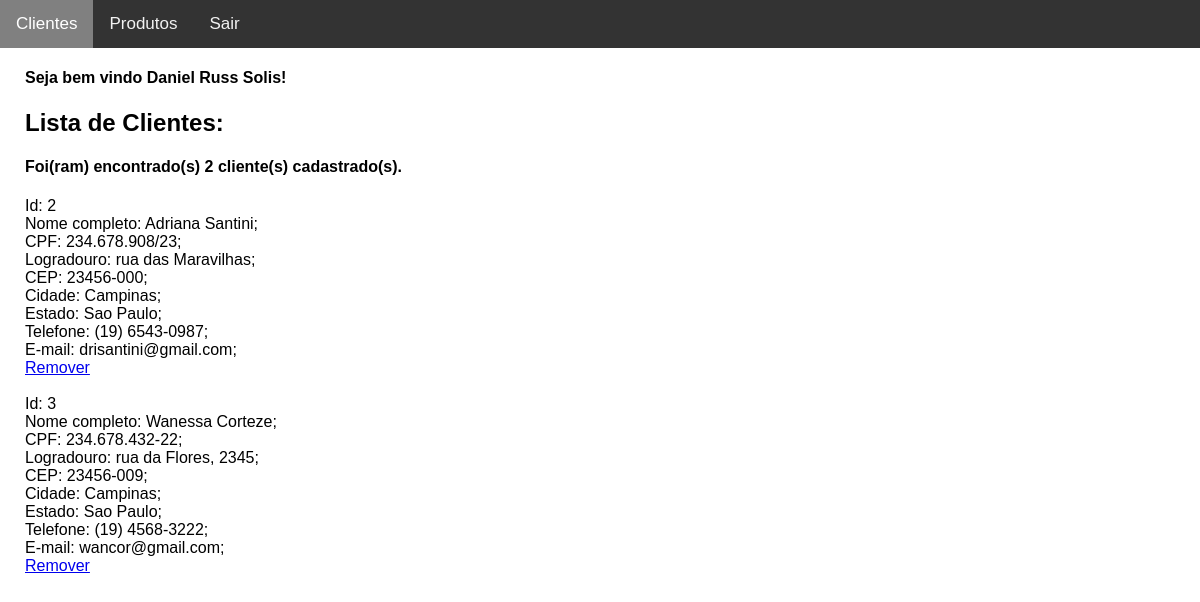
/gerenciar/gerenciar_clientes.php (signed in), run on the app's committed database.
### tables this page shows
CREATE TABLE `usuarios` (
  `idUsuario` int NOT NULL AUTO_INCREMENT,
  `nomeUsuario` varchar(200) DEFAULT NULL,
  `documentoUsuario` varchar(15) DEFAULT NULL,
  `tipoUsuario` varchar(15) DEFAULT NULL,
  `cepUsuario` varchar(10) DEFAULT NULL,
  `logradouroUsuario` varchar(200) DEFAULT NULL,
  `cidadeUsuario` varchar(100) DEFAULT NULL,
  `estadoUsuario` varchar(25) DEFAULT NULL,
  `telefoneUsuario` varchar(15) DEFAULT NULL,
  `emailUsuario` varchar(35) DEFAULT NULL,
  `senhaUsuario` varchar(300) DEFAULT NULL,
  PRIMARY KEY (`idUsuario`)
);

### usuario/usuario.php (called while the page is built, shortened)
<?php
class Usuario {
	private $conexao;
	public function __construct() {
		try {
			$this->conexao = new PDO('mysql:host=127.0.0.1;dbname=fatec', 'userdel', 'senha');
		} catch(Exception $e) {
			echo $e->getMessage();
			die();
		}
	}
	public function contar_clientes() : int {
		$sql = "SELECT tipoUsuario FROM usuarios WHERE tipoUsuario = 'Cliente'";
		$prepare = $this->conexao->prepare($sql);
		$prepare->execute();
		return $prepare->rowCount();
	}
	public function listar_clientes() : array {
		$sql = "SELECT * FROM usuarios WHERE tipoUsuario = 'Cliente'";
		$usuarios = [];
		foreach($this->conexao->query($sql) as $key => $value) {
			array_push($usuarios, $value);
		}
		return $usuarios;
	}
}
?>

### gerenciar/gerenciar_clientes.php (the view, shortened to what this page needs)
<?php
require '../usuario/usuario.php';
$cliente = new Usuario();
?>
<!DOCTYPE html>
<html>
<head>
    <link rel="stylesheet" type="text/css" href="../css/estilo.css">
    <link rel="stylesheet" href="https://cdnjs.cloudflare.com/ajax/libs/font-awesome/4.7.0/css/font-awesome.min.css">
</head>
<body>
    <nav>
        <div class="topnav" id="myTopnav">
            <a href="#" class="active">Clientes</a>
            <a href="gerenciar_produtos.php">Produtos</a>
            <a href="../sair.php">Sair</a>
        </div>
    </nav>
    <section>
        <div class="margin">
            <?php echo "<h4>Seja bem vindo " . $_SESSION['login_user'] . "!</h4>"; ?>
        </div>
        <div class="margin">
        <h2>Lista de Clientes: </h2>
        <?php
        $count = $cliente->contar_clientes();
        if($count < 1) {
            echo "<h4>Nenhum registro no Banco de Dados.</h4>";
        } else {
            echo "<h4>Foi(ram) encontrado(s) {$count} cliente(s) cadastrado(s).</h4>";
            foreach($cliente->listar_clientes() as $value) {
                echo "Id: {$value['idUsuario']}<br>";
                echo "Nome completo: {$value['nomeUsuario']};<br>CPF: {$value['documentoUsuario']};<br>Logradouro: {$value['logradouroUsuario']};<br>
                CEP: {$value['cepUsuario']};<br>Cidade: {$value['cidadeUsuario']};<br>Estado: {$value['estadoUsuario']};<br>
                Telefone: {$value['telefoneUsuario']};<br>E-mail: {$value['emailUsuario']};<br>";
                echo "<a onclick='return confirmaRemover();' href='remover_usuario.php?id=" . $value["idUsuario"] . "'>Remover</a><br><br>";
            }
        }
        ?>
        </div>
    </section>
</body>
</html>

### css/estilo.css (style rules this page uses)
body { margin: 0; font-family: Arial, Helvetica, sans-serif; }
.topnav { overflow: hidden; background-color: #333; }
.topnav a { float: left; display: block; color: #f2f2f2; text-align: center; padding: 14px 16px; text-decoration: none; font-size: 17px; }
.topnav a.active { background-color: gray; color: white; }
.margin { margin-left: 25px; }

### data on the page
usuarios: idUsuario "2", nomeUsuario "Adriana Santini", documentoUsuario "234.678.908/23", logradouroUsuario "rua das Maravilhas", cepUsuario "23456-000", cidadeUsuario "Campinas", estadoUsuario "Sao Paulo", telefoneUsuario "(19) 6543-0987", emailUsuario "drisantini@gmail.com"
usuarios: idUsuario "3", nomeUsuario "Wanessa Corteze", documentoUsuario "234.678.432-22", logradouroUsuario "rua da Flores, 2345", cepUsuario "23456-009", cidadeUsuario "Campinas", estadoUsuario "Sao Paulo", telefoneUsuario "(19) 4568-3222", emailUsuario "wancor@gmail.com"

### other printed values
$_SESSION['login_user'] "Daniel Russ Solis"
$count "2"
